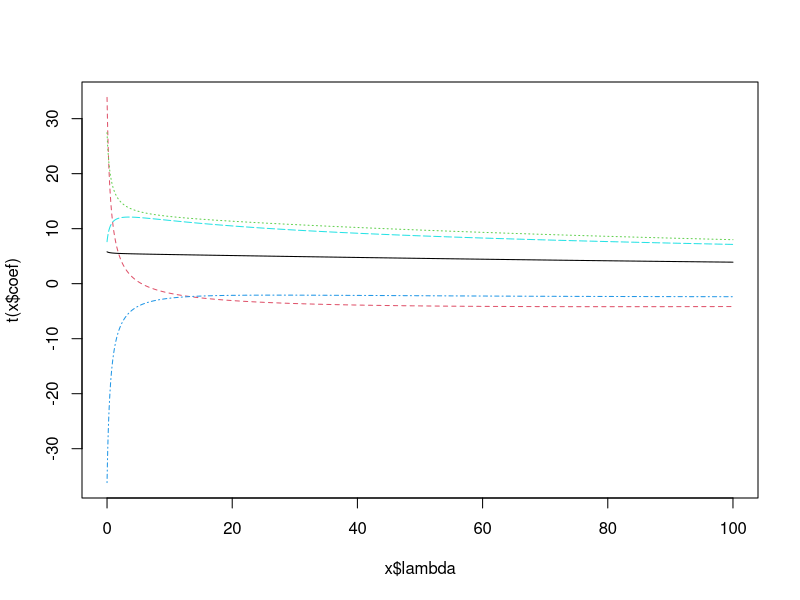
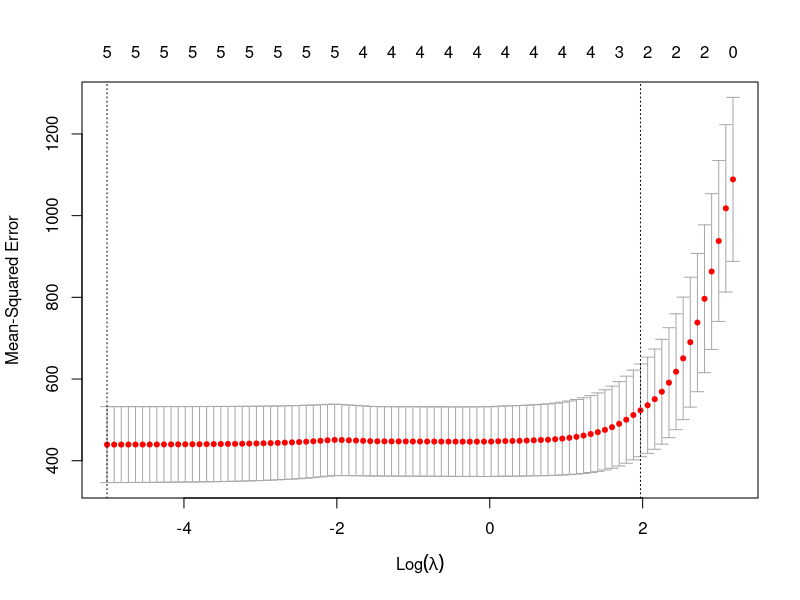
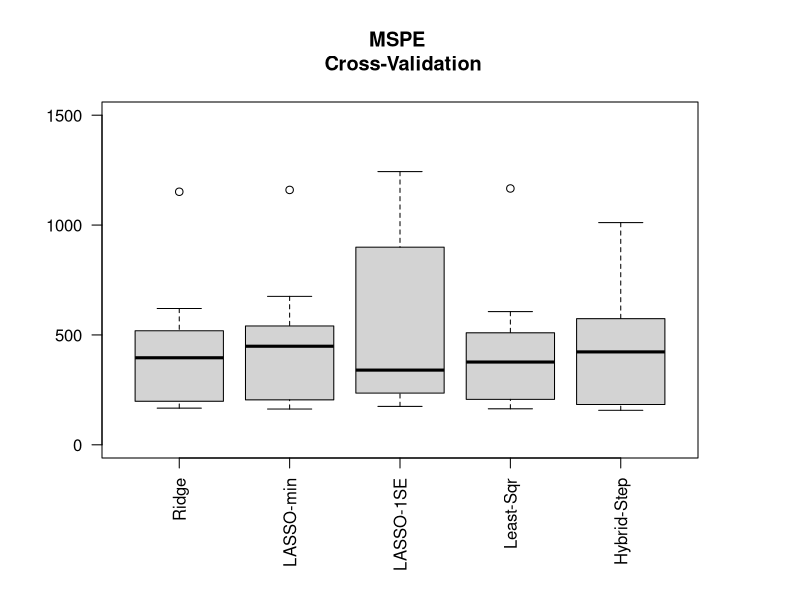
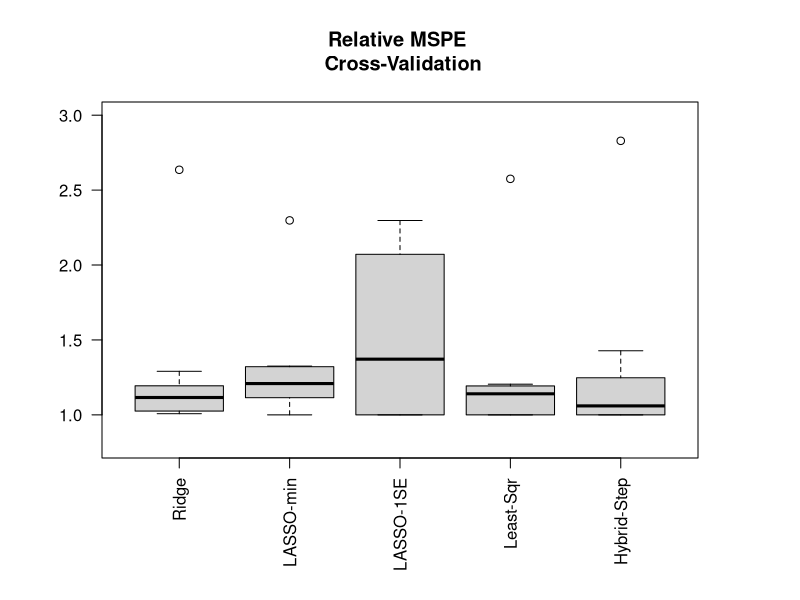
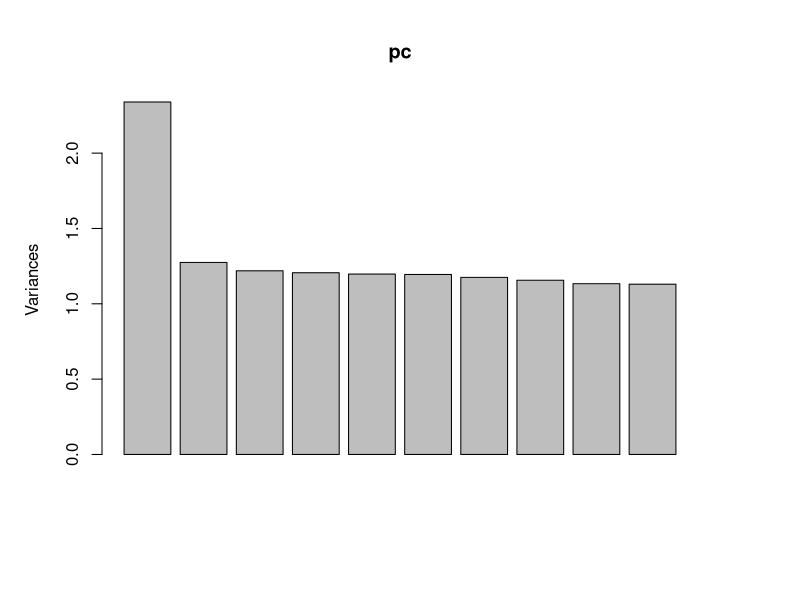

Generate these figures, in order, with R: (Note: this script raises an error after producing the figures.)

# clear var
rm(list=ls(all=TRUE))
# Clear plots
dev.off()  # But only if there IS a plot
set.seed(2928893) 

######################################
############### HW 6 #################
######################################
help("airquality")

AQ_original = airquality
head(AQ_original,5)

# X= Solar.R, Wind, Temp
# Y = Ozone
AQ = AQ_original[,1:4]

AQ = na.omit(airquality[,1:4])
AQ$TWcp = AQ$Temp*AQ$Wind # cross-product
AQ$TWrat = AQ$Temp/AQ$Wind # ratio

head(AQ)

### 1.
library(MASS) # for ridge
library(glmnet) # for LASSO

ridge1 <- lm.ridge(Ozone ~., lambda = seq(0, 100, .05), data=AQ)
# Show coefficient path
plot(ridge1)
select(ridge1)
(coef.ri.best1 = coef(ridge1)[which.min(ridge1$GCV),])

mod.lm1 = lm(Ozone~., data=AQ)
summary(mod.lm1)

#### 2.
#a. b.
y.1 <- AQ[,1]
x.1 <- as.matrix(AQ[,c(2:6)])

cv.lasso.1 <- cv.glmnet(y=y.1, x= x.1, family="gaussian")
cv.lasso.1
plot(cv.lasso.1) # Plot CV-MSPE
coef(cv.lasso.1) # Print out coefficients at optimal lambda 
coef(cv.lasso.1, s=cv.lasso.1$lambda.min) # Another way to do this.
# Using the "+1SE rule" (see later) produces a sparser solution
coef(cv.lasso.1, s=cv.lasso.1$lambda.1se) # Another way to do this.

#### 3.
# rm(list=ls(all=TRUE))

set.seed(2928893) 
n = nrow(AQ) #store sample size for easy calculations later

# Let's do 10-fold CV
V=10
# Abbreviating sample.int function arguments
folds = floor((sample.int(n)-1)*V/n) + 1 

MSPEs.cv = matrix(NA, nrow=V, ncol=5)
# colnames(MSPEs.cv) = c("Ridge", "LASSO-min", "LASSO-1SE",'Least-Sqr','Hybrid-Step','PLS')
colnames(MSPEs.cv) = c("Ridge", "LASSO-min", "LASSO-1SE",'Least-Sqr','Hybrid-Step')

for(v in 1:V){
  
  ridge1 <- lm.ridge(Ozone ~., lambda = seq(0, 100, .05), data= AQ[folds != v,] )
  (coef.ri.best1 = coef(ridge1)[which.min(ridge1$GCV),])
  pred.ri1 = as.matrix(cbind(1,AQ[folds==v,2:6])) %*% coef.ri.best1
  MSPEs.cv[v,1] = mean((AQ[folds==v,1]-pred.ri1)^2)

  x.1 <- as.matrix(AQ[folds!=v,c(2:6)])
  y.1 <- AQ[folds!=v,1]
  x.2 <- as.matrix(AQ[folds==v,c(2:6)])
  y.2 <- AQ[folds==v,1]
  
  cv.lasso <- cv.glmnet(y=y.1, x= x.1, family="gaussian")
  pred.las.min <- predict(cv.lasso, newx=x.2, s=cv.lasso$lambda.min)
  pred.las.1se <- predict(cv.lasso, newx=x.2, s=cv.lasso$lambda.1se)
  
  MSPEs.cv[v,2] <- mean((y.2 - pred.las.min)^2)
  MSPEs.cv[v,3] <- mean((y.2 - pred.las.1se)^2)
  
   
  fit.lm = lm(Ozone ~ ., data = AQ[folds != v,])
  pred.lm = predict(fit.lm, newdata=AQ[folds==v,])
  MSPEs.cv[v,4] = mean((AQ[folds==v,"Ozone"] - pred.lm)^2)
  
  initial <- lm(data=AQ[folds != v,], 
                formula=Ozone~ 1)
  final <- lm(data=AQ[folds != v,], 
              formula=Ozone~Solar.R+Wind+Temp+TWcp+TWrat)
  n1 = nrow(AQ[folds != v,])
  step <- step(object=initial, scope=list(upper=final), 
               k = log(n1))
  
  pred = predict(step,newdata=AQ[folds==v,])
  MSPEs.cv[v,5] = mean((AQ[folds==v,"Ozone"] - pred)^2)
  
# 
#   mod.pls = plsr(Ozone ~.,data= AQ[folds != v,], validation="CV")
#   mp.cv = mod.pls$validation
#   Opt.Comps= which.min(sqrt(mp.cv$PRESS/nrow(AQ[folds != v,])))
#   # MSPEs.cv[v,1]=Opt.Comps
# 
#   pred.pls = predict(mod.pls,ncomp=Opt.Comps, newdata=AQ[folds==v,2:6])
#   MSPEs.cv[v,6] = mean((AQ[folds==v,1] - pred.pls)^2)
  
}
MSPEs.cv

par(mar=c(7,5,5,5)+.1)

boxplot(MSPEs.cv, las=2, ylim=c(0,1500),
        main="MSPE \n Cross-Validation")
low.c = apply(MSPEs.cv, 1, min) 
boxplot(MSPEs.cv/low.c, las=2,ylim=c(0.8,3),
        main="Relative MSPE \n Cross-Validation")

MSPEs.cv_mean = MSPEs.cv[,1:3]
colMeans(MSPEs.cv_mean)

### Full MSPE
n = nrow(AQ) #store sample size for easy calculations later

sf1 = 0.75
set.seed(2928893) 

reorder = sample.int(n=n, size=n, replace=FALSE) ### Shuffled numbers from 1 to n
reorder
set = ifelse(test=(reorder < sf1*n), yes=1, 
             no=2)
set
AQ[set==2,]
dim(AQ[set==1,])
dim(AQ[set==2,])


MSPEs.FULL = matrix(NA, nrow=1, ncol=3)
colnames(MSPEs.FULL) = c("Ridge", "LASSO-min", "LASSO-1SE")

# ridge
ridge1 <- lm.ridge(Ozone ~., lambda = seq(0, 100, .05), data=AQ[set==1,])
pred.ri1 = as.matrix(cbind(1,AQ[set==2,2:6])) %*% coef.ri.best1
MSPEs.FULL[1,1] = mean((AQ[set==2,1]-pred.ri1)^2)


# LASSO

y.1 <- AQ[set==1,1]
x.1 <- as.matrix(AQ[set==1,c(2:6)])
y.2 <- AQ[set==2,1]
x.2 <- as.matrix(AQ[set==2,c(2:6)])
cv.lasso.1 <- cv.glmnet(y=y.1, x= x.1, family="gaussian")
coef(cv.lasso.1, s=cv.lasso.1$lambda.min) # Another way to do this.
coef(cv.lasso.1, s=cv.lasso.1$lambda.1se) # Another way to do this.
pred.las1.min <- predict(cv.lasso.1, newx=x.2, s=cv.lasso.1$lambda.min)
pred.las1.1se <- predict(cv.lasso.1, newx=x.2, s=cv.lasso.1$lambda.1se)
MSPEs.FULL[1,2] <- mean((y.2 - pred.las1.min)^2)
MSPEs.FULL[1,3] <- mean((y.2 - pred.las1.1se)^2)
MSPEs.FULL

#######################################
######################################

######################################
############### HW 7 #################
######################################
library(caret)
rm(list=ls(all=TRUE))

ins=read.csv('Insurance.csv',header=TRUE)
ins$zone = as.factor(ins$zone)
ins$make=as.factor(ins$make)
dim(ins)

ins = ins[ins$claims>0,]
dim(ins)

### 1.
ins.dv = data.frame(predict(dummyVars("~.",data=ins),newdata=ins))
head(ins.dv)

dim(ins.dv)

### 2.
#a.
pc <-  prcomp(x=ins.dv[,2:21], scale.=TRUE)
summary(pc)
plot(pc)


evals <- pc$sdev^2
csum = cumsum(evals)
x11(h=7,w=12)
par(mfrow=c(1,2))
plot(y=evals, x=c(1:(ncol(ins.dv)-1)), xlab="PC#", 
     main="Variance explained by PCA", ylab="Variance Explained")
abline(a=0,b=0)
abline(a=1,b=0)

plot(y=c(0,csum/max(csum)), x=c(0:(ncol(ins.dv)-1)), xlab="PC#", ylim=c(0,1),
     main="Cumulative Variance explained by PCA", ylab="Pct Explained")

# Look at eigenvectors to see how variables contribute to PC's
pc$rotation


### Ozone #########
library(pls)

# mod.pls = plsr(lpsa~., data=prostate, ncomp=8, validation="CV")
# summary(mod.pls)
# validationplot(mod.pls)


set.seed(2928893) 
AQ_original = airquality
head(AQ_original,5)

AQ = AQ_original[,1:4]

AQ = na.omit(airquality[,1:4])
AQ$TWcp = AQ$Temp*AQ$Wind # cross-product
AQ$TWrat = AQ$Temp/AQ$Wind # ratio

head(AQ)
# Let's do 10-fold CV
n = nrow(AQ) #store sample size for easy calculations later

V=10
# Abbreviating sample.int function arguments
folds = floor((sample.int(n)-1)*V/n) + 1 

MSPEs.cv = matrix(NA, nrow=V, ncol=1)
# colnames(MSPEs.cv) = c("Ridge", "LASSO-min", "LASSO-1SE",'Least-Sqr','Hybrid-Step')
colnames(MSPEs.cv) = c("PLS")
# colnames(MSPEs.cv) = c("PLS_component")
for(v in 1:V){
  mod.pls = plsr(Ozone ~.,data= AQ[folds != v,], validation="CV")
  mp.cv = mod.pls$validation
  Opt.Comps= which.min(sqrt(mp.cv$PRESS/nrow(AQ[folds != v,])))
  # MSPEs.cv[v,1]=Opt.Comps
  
  pred.pls = predict(mod.pls,ncomp=Opt.Comps, newdata=AQ[folds==v,2:6])
  MSPEs.cv[v,1] = mean((AQ[folds==v,1] - pred.pls)^2)
}
MSPEs.cv
mean(MSPEs.cv)




### Full MSPE
n = nrow(AQ) #store sample size for easy calculations later
sf1 = 0.75
set.seed(2928893) 

reorder = sample.int(n=n, size=n, replace=FALSE) ### Shuffled numbers from 1 to n
reorder
set = ifelse(test=(reorder < sf1*n), yes=1, 
             no=2)
set
AQ[set==2,]
dim(AQ[set==1,])
dim(AQ[set==2,])

MSPEs.FULL = matrix(NA, nrow=1, ncol=1)
colnames(MSPEs.FULL) = c("PLS")

mod.pls = plsr(Ozone ~.,data=AQ[set==1,], validation="CV")
mp.cv = mod.pls$validation
Opt.Comps= which.min(sqrt(mp.cv$PRESS/nrow(AQ[set==1,])))
pred.pls = predict(mod.pls,ncomp=Opt.Comps, newdata=AQ[set==2,2:6])
MSPEs.FULL[1,1] = mean((AQ[set==2,1] - pred.pls)^2)
MSPEs.FULL

###############################
rm(list=ls(all=TRUE))
V= 10
set.seed(2928893) 

AQ_original = airquality
head(AQ_original,5)

AQ = AQ_original[,1:4]

AQ = na.omit(airquality[,1:4])
AQ$TWcp = AQ$Temp*AQ$Wind # cross-product
AQ$TWrat = AQ$Temp/AQ$Wind # ratio

head(AQ)
# Let's do 10-fold CV
n = nrow(AQ) #store sample size for easy calculations later

folds = floor((sample.int(n)-1)*V/n) + 1 

MSPEs.cv = matrix(NA, nrow=V, ncol=6)
colnames(MSPEs.cv) = c("Ridge", "LASSO-min", "LASSO-1SE",'Least-Sqr','Hybrid-Step','PLS')

for(v in 1:V){
  
  ridge1 <- lm.ridge(Ozone ~., lambda = seq(0, 100, .05), data= AQ[folds != v,] )
  (coef.ri.best1 = coef(ridge1)[which.min(ridge1$GCV),])
  pred.ri1 = as.matrix(cbind(1,AQ[folds==v,2:6])) %*% coef.ri.best1
  MSPEs.cv[v,1] = mean((AQ[folds==v,1]-pred.ri1)^2)
  
  x.1 <- as.matrix(AQ[folds!=v,c(2:6)])
  y.1 <- AQ[folds!=v,1]
  x.2 <- as.matrix(AQ[folds==v,c(2:6)])
  y.2 <- AQ[folds==v,1]
  
  cv.lasso <- cv.glmnet(y=y.1, x= x.1, family="gaussian")
  pred.las.min <- predict(cv.lasso, newx=x.2, s=cv.lasso$lambda.min)
  pred.las.1se <- predict(cv.lasso, newx=x.2, s=cv.lasso$lambda.1se)
  
  MSPEs.cv[v,2] <- mean((y.2 - pred.las.min)^2)
  MSPEs.cv[v,3] <- mean((y.2 - pred.las.1se)^2)
  
  fit.lm = lm(Ozone ~ ., data = AQ[folds != v,])
  pred.lm = predict(fit.lm, newdata=AQ[folds==v,])
  MSPEs.cv[v,4] = mean((AQ[folds==v,"Ozone"] - pred.lm)^2)
  
  initial <- lm(data=AQ[folds != v,], 
                formula=Ozone~ 1)
  final <- lm(data=AQ[folds != v,], 
              formula=Ozone~Solar.R+Wind+Temp+TWcp+TWrat)
  n1 = nrow(AQ[folds != v,])
  step <- step(object=initial, scope=list(upper=final), 
               k = log(n1))
  
  pred = predict(step,newdata=AQ[folds==v,])
  MSPEs.cv[v,5] = mean((AQ[folds==v,"Ozone"] - pred)^2)
  
  mod.pls = plsr(Ozone ~.,data= AQ[folds != v,], validation="CV")
  mp.cv = mod.pls$validation
  Opt.Comps= which.min(sqrt(mp.cv$PRESS/nrow(AQ[folds != v,])))
  # MSPEs.cv[v,1]=Opt.Comps
  
  pred.pls = predict(mod.pls,ncomp=Opt.Comps, newdata=AQ[folds==v,2:6])
  MSPEs.cv[v,6] = mean((AQ[folds==v,1] - pred.pls)^2)
  
  
}
MSPEs.cv
MSPEs.cv.mean= apply(X=MSPEs.cv,MARGIN=2,FUN=mean)
MSPEs.cv.mean
par(mar=c(7,5,5,5)+.1)

boxplot(MSPEs.cv, las=2, ylim=c(0,1500),
        main="MSPE \n Cross-Validation")
low.c = apply(MSPEs.cv, 1, min) 
boxplot(MSPEs.cv/low.c, las=2,ylim=c(0.8,3),
        main="Relative MSPE \n Cross-Validation")
